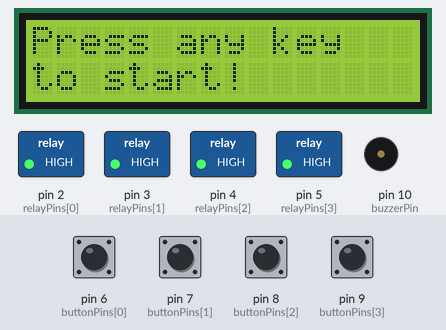
The sketch below on a simulated Arduino Uno, built with avr-gcc and run on an emulated ATmega328P. On the bench: 16×2 character LCD, switched loads named in the sketch (green lamp = pin HIGH), buzzer (waves = sounding). The test bench sets the inputs (shaded band); at power-on: pin 6 (buttonPins[0]), pin 7 (buttonPins[1]), pin 8 (buttonPins[2]), pin 9 (buttonPins[3]) HIGH. Random numbers use the default seed unless the sketch sets one; what the sketch prints to the serial monitor is not drawn.

Above: at 1.9 s.
2.0 s: pin 6 (buttonPins[0]) pulled LOW for 0.15 s
At 3.9 s:
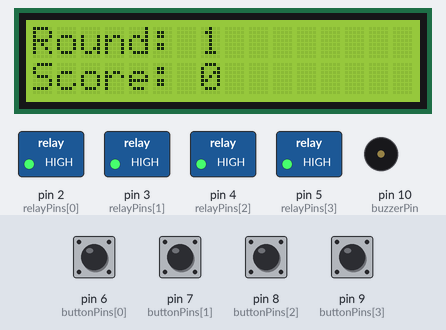
5.0 s: pin 7 (buttonPins[1]) pulled LOW for 0.15 s
At 7.1 s:
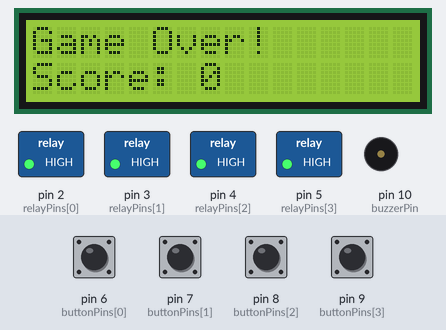
7.4 s: pin 7 (buttonPins[1]) pulled LOW for 1 s
At 9.6 s:
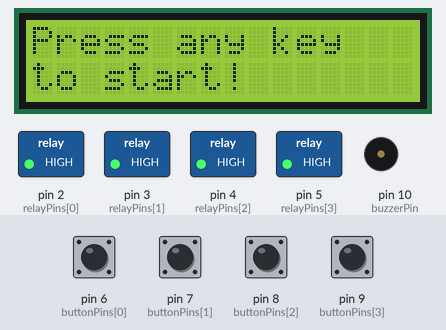
9.9 s: pin 8 (buttonPins[2]) pulled LOW for 0.15 s
At 11.27 s:
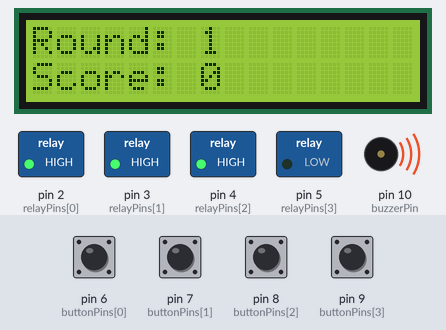
12.9 s: pin 9 (buttonPins[3]) pulled LOW for 0.15 s
At 13.33 s:
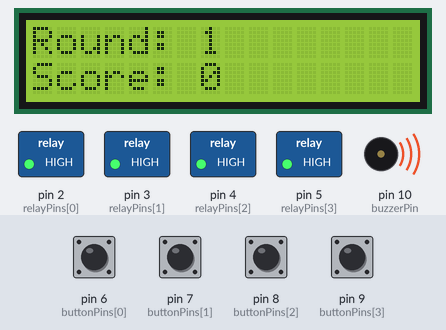
16.0 s: pin 6 (buttonPins[0]) pulled LOW for 1 s
At 19.4 s:
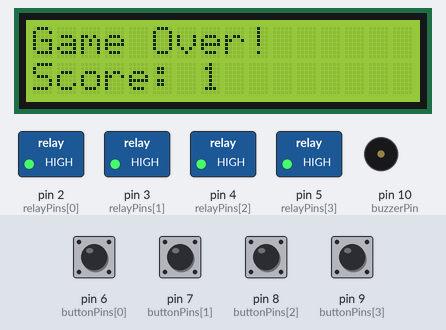
Timing chart, 0 to 19.9 s (numbered marks = the images above; inputs shaded):
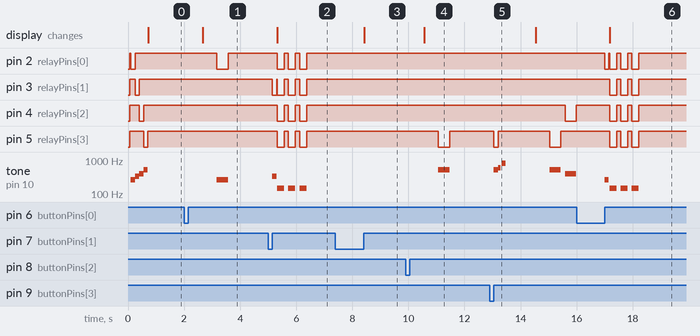

Measured:
- after the input at 2.0 s, pin 2 (relayPins[0]): HIGH → LOW after 1.2 s, → HIGH 0.40 s later; tone on pin 10 (buzzerPin): silent → 262 Hz after 1.2 s, → silent 0.40 s later; the display: changes after 0.67 s (image 1)
- after the input at 5.0 s, pin 2 (relayPins[0]), pin 4 (relayPins[2]): alternates HIGH for 0.15 s and LOW for 0.25 s, 6 changes in all, then stays HIGH, starting after 0.32 s
- after the input at 7.4 s, the display: changes after 1.0 s (image 3)
- after the input at 9.9 s, pin 5 (relayPins[3]): HIGH → LOW after 1.2 s, → HIGH 0.40 s later; tone on pin 10 (buzzerPin): silent → 523 Hz after 1.2 s, → silent 0.40 s later; the display: changes after 0.67 s (image 4)
- after the input at 12.9 s, pin 4 (relayPins[2]): HIGH → LOW after 2.7 s, → HIGH 0.40 s later; pin 5 (relayPins[3]): HIGH → LOW after 0.15 s, → HIGH 0.15 s later, → LOW 1.8 s later, → HIGH 0.40 s later; tone on pin 10 (buzzerPin): plays 523 Hz for 0.15 s, 600 Hz for 0.10 s, 800 Hz for 0.15 s, 523 Hz for 0.40 s, 392 Hz for 0.40 s, starting after 0.15 s
- after the input at 16.0 s, pin 3 (relayPins[1]), pin 4 (relayPins[2]): alternates HIGH for 0.15 s and LOW for 0.25 s, 6 changes in all, then stays HIGH, starting after 1.2 s

The sketch:

MEMORY_GAME_UNO.ino
```cpp
/*
Memory Game with 16x2 I2C LCD by Vishal Chavda
Hardware Setup:
4-Channel Relay Module: Pins 2, 3, 4, 5
4 Push Buttons: Pins 6, 7, 8, 9 (connected to GND)
1 Buzzer: Pin 10
16x2 I2C LCD: Pin A4 (SDA), Pin A5 (SCL)
4 AC Bulbs: Controlled by the relay module
Design by Vishal Chavda
 */

#include <Wire.h>
#include <LiquidCrystal_I2C.h>

LiquidCrystal_I2C lcd(0x27, 16, 2);

const int buzzerPin = 10;
const int relayPins[4] = {2, 3, 4, 5}; // Red, Green, Yellow, Blue
const int buttonPins[4] = {6, 7, 8, 9};

const int MAX_LEVEL = 25; // Maximum rounds
int sequence[MAX_LEVEL];
int currentLevel = 0;
int userStep = 0;
int score = 0;

/*** Game State Manager ***/
// 0 == Idle - waiting to start
// 1 == Game Running
// 2 == Game Over
// 3 == Computer's Turn
int gameState = 0;

#define RELAY_ON   LOW
#define RELAY_OFF  HIGH

// Tones for each color
int toneFrequencies[4] = {262, 330, 392, 523};

void setup()
{
  Serial.begin(9600);
  Serial.println("Game starting...");

  lcd.init();
  lcd.backlight();

  for (int i = 0; i < 4; i++)
  {
    pinMode(relayPins[i], OUTPUT);
    digitalWrite(relayPins[i], RELAY_OFF);
  }
  for (int i = 0; i < 4; i++)
  {
    pinMode(buttonPins[i], INPUT_PULLUP);
  }
  pinMode(buzzerPin, OUTPUT);

  randomSeed(analogRead(A0));
  playStartupSequence();
  showIdleScreen();
  gameState = 0; // initiaLGame state
}

void loop()
{

  int buttonPressed = checkButtonPress();

  switch (gameState)
  {
    case 0:
      if (buttonPressed != -1)
      {
        startNewGame();
      }
      break;

    case 1:
      if (buttonPressed != -1)
      {
        flashLED(buttonPressed, 150);
        if (buttonPressed == sequence[userStep])
        {
          userStep++;
          if (userStep == currentLevel)
          {
            score = currentLevel;
            playSuccessChime();
            delay(1000);
            nextRound();
          }
        }
        else
        {
          playGameOver();
        }
      }
      break;

    case 2:
      if (buttonPressed != -1)
      {
        showIdleScreen();
        gameState = 0;
      }
      break;

    case 3: // Show color squence
      // This state is managed by functions (playSequence)
      // The main loop just waits
      break;
  }
}

void showIdleScreen()
{
  lcd.clear();
  lcd.setCursor(0, 0);
  lcd.print("Press any key");
  lcd.setCursor(0, 1);
  lcd.print("to start!");
}

void updateGameScreen()
{
  lcd.clear();
  lcd.setCursor(0, 0);
  lcd.print("Round: ");
  lcd.print(currentLevel);
  lcd.setCursor(0, 1);
  lcd.print("Score: ");
  lcd.print(score);
}

void showGameOverScreen()
{
  lcd.clear();
  lcd.setCursor(0, 0);
  lcd.print("Game Over!");
  lcd.setCursor(0, 1);
  lcd.print("Score: ");
  lcd.print(score);
}

void startNewGame()
{
  Serial.println("NEW GAME");
  currentLevel = 0;
  score = 0;
  delay(500);
  nextRound();
}

void nextRound()
{
  userStep = 0;
  currentLevel++;

  if (currentLevel > MAX_LEVEL)
  {
    playGameWin();
    startNewGame();
    return;
  }

  Serial.print("Round ");
  Serial.println(currentLevel);

  updateGameScreen();

  sequence[currentLevel - 1] = random(0, 4);

  playSequence();

  gameState = 1;
  Serial.println("Your turn!");
}

void playSequence()
{
  gameState = 3;
  delay(500);
  for (int i = 0; i < currentLevel; i++)
  {
    int color = sequence[i];
    Serial.print(color);
    Serial.print(" ");
    flashLED(color, 400);
    delay(150);
  }
  Serial.println("");
}

int checkButtonPress()
{
  for (int i = 0; i < 4; i++)
  {
    if (digitalRead(buttonPins[i]) == LOW)
    {
      delay(50);
      while (digitalRead(buttonPins[i]) == LOW)
      {
        delay(10);
      }
      Serial.print("User pressed: ");
      Serial.println(i);
      return i;
    }
  }
  return -1; // No button pressed
}

void flashLED(int colorIndex, int duration)
{
  digitalWrite(relayPins[colorIndex], RELAY_ON);
  tone(buzzerPin, toneFrequencies[colorIndex], duration);
  delay(duration);
  digitalWrite(relayPins[colorIndex], RELAY_OFF);
}

void playGameOver()
{
  Serial.println("GAME OVER");
  gameState = 2;
  showGameOverScreen();

  for (int j = 0; j < 3; j++)
  {
    for (int i = 0; i < 4; i++)
    {
      digitalWrite(relayPins[i], RELAY_ON);
    }
    tone(buzzerPin, 150, 250);
    delay(250);
    for (int i = 0; i < 4; i++)
    {
      digitalWrite(relayPins[i], RELAY_OFF);
    }
    delay(150);
  }
}

void playSuccessChime()
{
  tone(buzzerPin, 600, 100);
  delay(120);
  tone(buzzerPin, 800, 150);
  delay(200);
}

void playGameWin()
{
  Serial.println("YOU WIN!");
  lcd.clear();
  lcd.setCursor(0, 0);
  lcd.print("YOU WIN!");
  lcd.setCursor(0, 1);
  lcd.print("Score: ");
  lcd.print(score);

  for (int i = 0; i < 3; i++)
  {
    flashLED(0, 100);
    flashLED(1, 100);
    flashLED(2, 100);
    flashLED(3, 100);
  }
  delay(2000);
}

void playStartupSequence()
{
  lcd.setCursor(0, 0);
  lcd.print("Memory Game By ");
  lcd.setCursor(0, 1);
  lcd.print("Vishal Chavda, Loading...");

  flashLED(0, 150);
  flashLED(1, 150);
  flashLED(2, 150);
  flashLED(3, 150);
}
```
